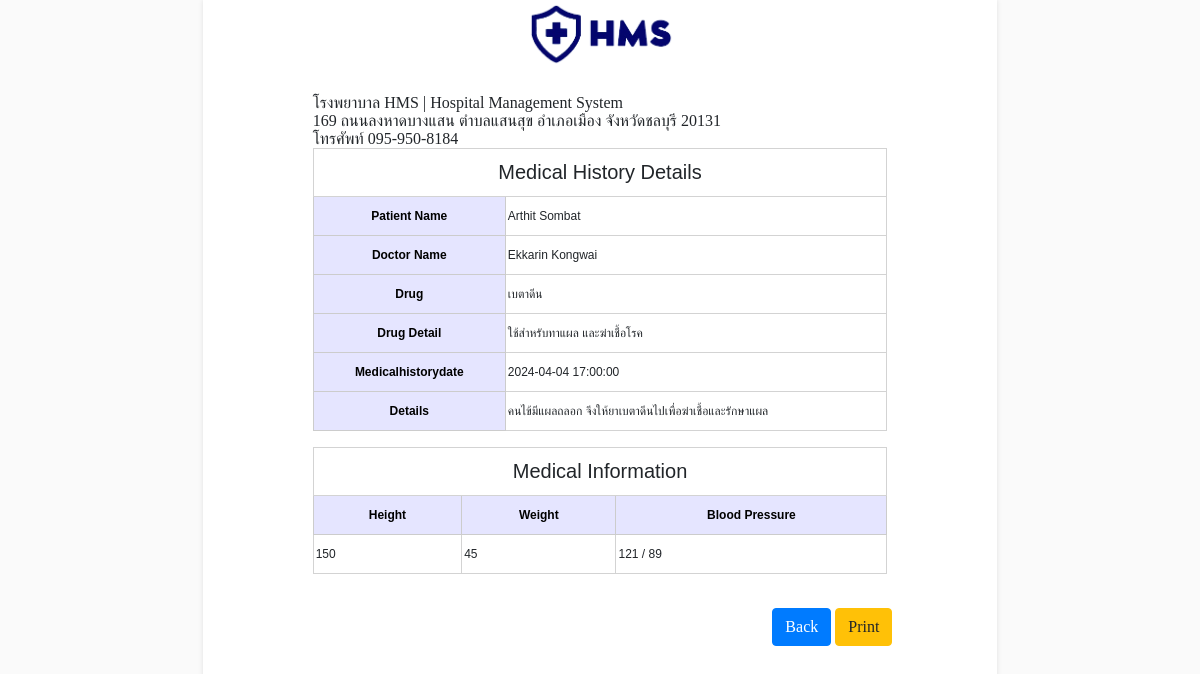
/users/view-medicalhistory.php?id=52 (signed in), run on the app's committed database.
### tables this page shows
CREATE TABLE `medicalhistory` (
  `id` int NOT NULL,
  `id_doctor` int NOT NULL,
  `id_users` int NOT NULL,
  `id_drugs` varchar(20) NOT NULL,
  `height` varchar(10) NOT NULL,
  `weight` varchar(10) NOT NULL,
  `bloodpressure` varchar(100) NOT NULL,
  `medicalhistorydate` datetime NOT NULL,
  `details` varchar(255) NOT NULL
);

### users/view-medicalhistory.php (the view, shortened to what this page needs)
<!DOCTYPE html>
<html lang="en">
<head>
    <link rel="stylesheet" href="https://stackpath.bootstrapcdn.com/bootstrap/4.5.2/css/bootstrap.min.css">
</head>
<body>
    <div id="app">
        <div class="app-content">
            <div class="main-content">
                <div class="wrap-content container" id="container">
                    <div class="page">
                    <img src="assets/images/hms.png" alt="Hospital Logo" style="position: absolute; top: 0; left: 50%; transform: translateX(-50%); width: 150px; height: auto;">
                        <div class="container-fluid container-fullw bg-white">
                            <div>
                                <tr>
                                    <td>โรงพยาบาล HMS | Hospital Management System</td> <br>
                                    <td>169 ถนนลงหาดบางแสน   ตำบลแสนสุข อำเภอเมือง จังหวัดชลบุรี 20131</td> <br>
                                    <td>โทรศัพท์ 095-950-8184</td> <br>
                                </tr>
                            </div>
                                <div class="row">
                                    <div class="col-md-12">
                                        <?php
                                        $vid = $_GET['id'];
                                        include('../include/config.php');
                                        $sql_medi1 = mysqli_query($conn, "SELECT medicalhistory.id AS ap_id, doctors.firstname AS doctor_fname, doctors.lastname AS doctor_lname, users.firstname AS user_fname, users.lastname AS user_lname, drugs.drugname AS drugname, drugs.detail AS drugdetail, height, weight, bloodpressure, medicalhistorydate, details FROM medicalhistory
                                        LEFT JOIN users ON users.id=medicalhistory.id_users
                                        LEFT JOIN doctors ON doctors.id=medicalhistory.id_doctor
                                        LEFT JOIN drugs ON drugs.id=medicalhistory.id_drugs
                                        WHERE medicalhistory.id = '$vid'");
                                        $sql_medi2 = mysqli_query($conn, "SELECT * FROM medicalhistory WHERE medicalhistory.id = '$vid'");
                                        ?>
                                        <table border="1" class="TableData table table-bordered">
                                            <tr align="center">
                                                <td colspan="4" style="font-size:20px;">Medical History Details</td>
                                            </tr>
                                            <?php while ($row = mysqli_fetch_assoc($sql_medi1)) { ?>
                                                <tr>
                                                    <th scope>Patient Name</th>
                                                    <td><?php echo $row['user_fname']; ?>
                                                        <?php echo $row['user_lname']; ?></td>
                                                </tr>
                                                <tr>
                                                    <th scope>Doctor Name</th>
                                                    <td><?php echo $row['doctor_fname']; ?>
                                                        <?php echo $row['doctor_lname']; ?></td>
                                                </tr>
                                                <tr>
                                                    <th scope>Drug</th>
                                                    <td><?php echo $row['drugname']; ?></td>
                                                </tr>
                                                <tr>
                                                    <th scope>Drug Detail</th>
                                                    <td><?php echo $row['drugdetail']; ?></td>
                                                </tr>
                                                <tr>
                                                    <th scope>Medicalhistorydate</th>
                                                    <td><?php echo $row['medicalhistorydate']; ?></td>
                                                </tr>
                                                <tr>
                                                    <th scope>Details</th>
                                                    <td><?php echo $row['details']; ?></td>
                                                </tr>
                                            <?php } ?>
                                        </table>
                                        <table id="datatable" class="TableData table table-bordered">
                                            <tr align="center">
                                                <td colspan="4" style="font-size:20px;">Medical Information</td>
                                            </tr>
                                            <tr>
                                                <th>Height</th>
                                                <th>Weight</th>
                                                <th>Blood Pressure</th>
                                            </tr>
                                            <?php while ($row = mysqli_fetch_assoc($sql_medi2)) { ?>
                                                <tr>
                                                    <td><?php echo $row['height']; ?></td>
                                                    <td><?php echo $row['weight']; ?></td>
                                                    <td><?php echo $row['bloodpressure']; ?></td>
                                                </tr>
                                            <?php } ?>
                                        </table>
                                    </div>
                                </div>
                            </div>
                            <br>
                        <div style="float: right;">
                            <a href="medicalhistory.php" class="btn btn-primary">Back</a>
                            <button onclick="window.print()" class="btn btn-warning" style="margin-right: 10px;">Print</button>
                        </div>
                    </div>
                </div>
            </div>
        </div>
    </div>
</body>
</html>

### users/view-medicalhistory.php (style rules this page uses)
body { margin: 0; padding: 0; background-color: #FAFAFA; font: 12pt "Tohoma"; }
.page { width: 21cm; overflow: hidden; min-height: 29.7cm; padding: 2.5cm; margin-left: auto; margin-right: auto; background: white; box-shadow: 0 0 5px rgba(0, 0, 0, 0.1); }
.TableData { background: #ffffff; font: 11px; width: 100%; border-collapse: collapse; font-family: Verdana, Arial, Helvetica, sans-serif; font-size: 12px; border: thin solid #d3d3d3; }
.TableData TH { background: rgba(0, 0, 255, 0.1); text-align: center; font-weight: bold; color: #000; border: solid 1px #ccc; height: 24px; }
.TableData TR { height: 24px; border: thin solid #d3d3d3; }
.TableData TR TD { padding-right: 2px; padding-left: 2px; border: thin solid #d3d3d3; }

### data on the page
medicalhistory: height "150", weight "45", bloodpressure "121 / 89"

### other printed values
$row['user_fname'] "Arthit"
$row['user_lname'] "Sombat"
$row['doctor_fname'] "Ekkarin"
$row['doctor_lname'] "Kongwai"
$row['drugname'] "เบตาดีน"
$row['drugdetail'] "ใช้สำหรับทาแผล และฆ่าเชื้อโรค"
$row['medicalhistorydate'] "2024-04-04 17:00:00"
$row['details'] "คนไข้มีแผลถลอก จึงให้ยาเบตาดีนไปเพื่อฆ่าเชื้อและรักษาแผล"
